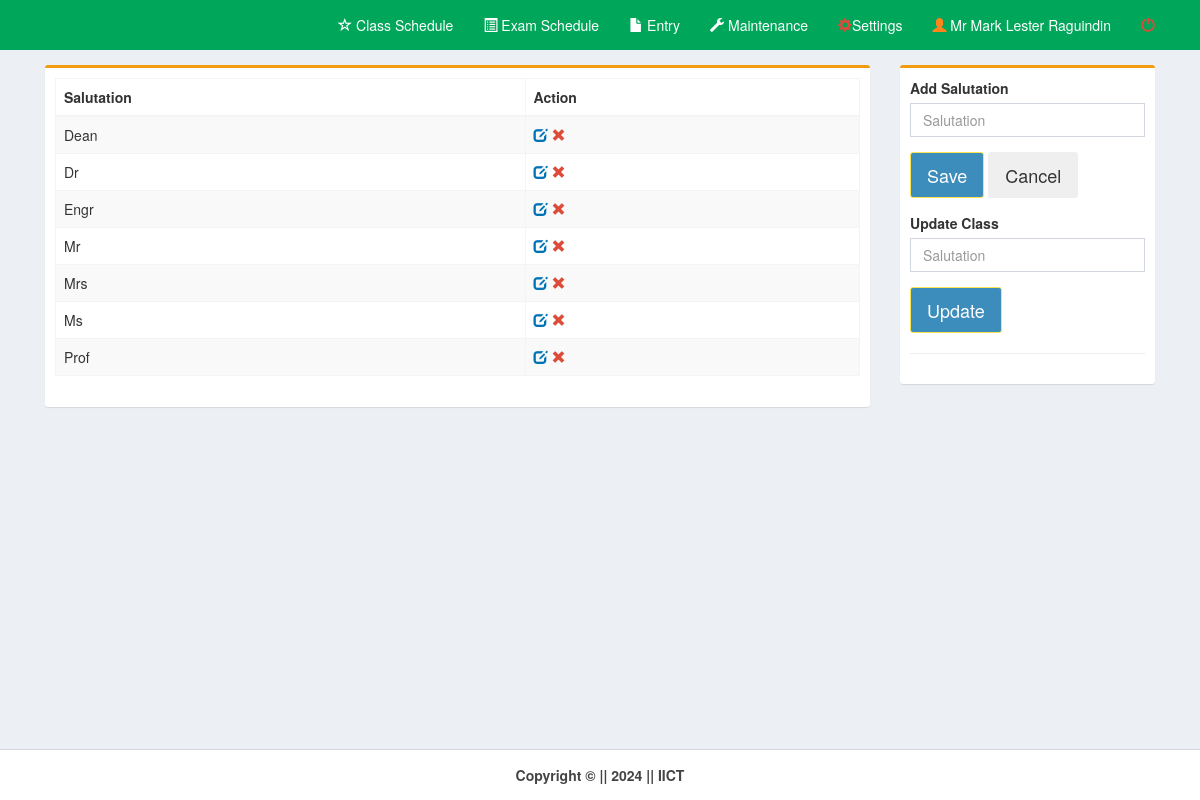
The page /pages/salut.php (signed in) on the database its author committed.
### tables this page shows
CREATE TABLE `salut` (
  `salut_id` int(11) NOT NULL,
  `salut` varchar(10) NOT NULL
);

### pages/salut.php (the view, shortened to what this page needs)
<!DOCTYPE html>
<html>
  <head>
    <link rel="stylesheet" href="../bootstrap/css/bootstrap.min.css">
    <link rel="stylesheet" href="../plugins/datatables/dataTables.bootstrap.css">
    <link rel="stylesheet" href="../dist/css/AdminLTE.min.css">
    <link rel="stylesheet" href="../plugins/select2/select2.min.css">
    <link rel="stylesheet" href="../dist/css/skins/_all-skins.min.css">
 </head>
  <body class="hold-transition skin-green layout-top-nav" onload="myFunction()">
    <div class="wrapper">
      <div class="content-wrapper">
        <div class="container">
          <section class="content">
            <div class="row">
	      <div class="col-md-9">
              <div class="box box-warning">
                <div class="box-body">
				<div class="row">
					<div class="col-md-12">
<table class="table table-bordered table-striped" style="margin-right:-10px">
              <thead>
                <tr>
                <th>Salutation</th>
                <th>Action</th>
                </tr>
              </thead>
    <?php
        include('../dist/includes/dbcon.php');
        $query=mysqli_query($con,"select * from salut order by salut")or die(mysqli_error());
          while($row=mysqli_fetch_array($query)){
            $id=$row['salut_id'];
            $salut=$row['salut'];
    ?>
                <tr>
                <td><?php echo $salut;?></td>
                <td>
                <a id="click" href="salut.php?id=<?php echo $id;?>&salut=<?php echo $salut;?>">
                <i class="glyphicon glyphicon-edit text-blue"></i></a>
                <a id="removeme" href="salut_del.php?id=<?php echo $id;?>">
                <i class="glyphicon glyphicon-remove text-red"></i></a>
                </td>
                </tr>
<?php }?>
</table>
		</div>
		<div class="col-md-6">
         </div>
        </div>
                </div>
              </div>
            </div>
            <div class="col-md-3">
              <div class="box box-warning">
                <div class="box-body">
                  <div id="form">
				  <div class="row">
					 <div class="col-md-12">
						  <form method="post" action="salut_save.php">
						  <div class="form-group">
							<label for="date">Add Salutation</label><br>
								<input type="text" class="form-control" name="salut" placeholder="Salutation" required>
						  </div>
					</div>
				  </div>
                  <div class="form-group">
                      <button class="btn btn-lg btn-primary" id="daterange-btn" name="save" type="submit">
                        Save
                      </button>
					  <button class="btn btn-lg" id="daterange-btn" type="reset">
                       Cancel
                      </button>
                   </div>
                  </div>
				<div id="form">
				  <div class="row">
					 <div class="col-md-12">
						  <form method="post" action="salut_update.php">
						  <div class="form-group">
							<label for="date">Update Class</label><br>
								<input type="text" class="form-control" id="class" name="salut" value="<?php echo $_REQUEST['salut'];?>" placeholder="Salutation" required>
						  </div>
					</div>
				  </div>
                  <div class="form-group">
                      <button class="btn btn-lg btn-primary" id="daterange-btn" name="save" type="submit">
                        Update
                      </button>
                   </div>
                  </div><hr>
                </div>
              </div>
            </div>
          </div>
          </section>
        </div>
      </div>
      <?php include('../dist/includes/footer.php');?>
    </div>
  </body>
</html>

### rows shown on the page
salut: salut "Dean"
salut: salut "Dr"
salut: salut "Engr"
salut: salut "Mr"
salut: salut "Mrs"
salut: salut "Ms"
salut: salut "Prof"

### other values the page prints
$_SESSION['name'] "Mr Mark Lester Raguindin"
